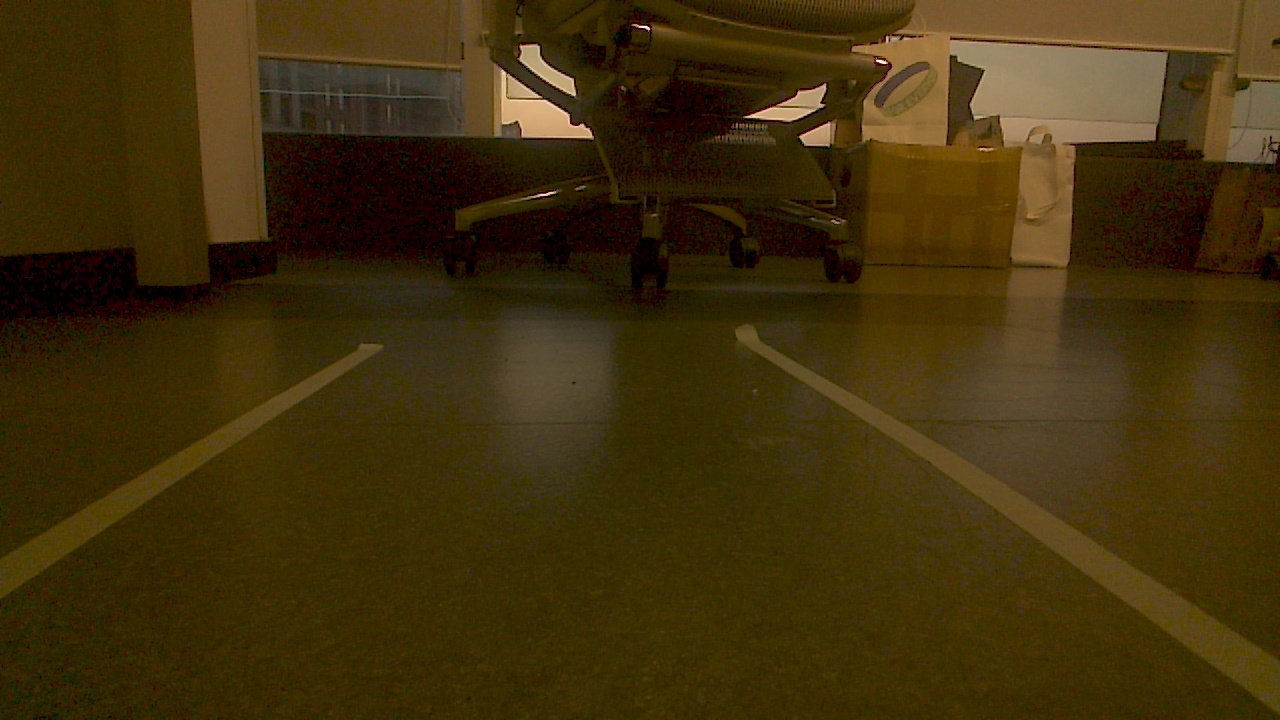
#> input picture test/image_real/bb.jpg, 1280 x 720 px
$ python lane_detect.py
#> lines starting #> are read from the running program, lines starting #| are printed output that depends on the picture; after the words box and inside, x2 and y2 are one past the last pixel; in counts of white or black regions, pixels touching at a corner belong together
#> in main, img is the input picture: shape (720, 1280, 3); mean B, G, R 12.2, 48.5, 65.2
import numpy as np
import cv2
import matplotlib.pyplot as plt
import time


def canny(image):
    gray = cv2.cvtColor(image, cv2.COLOR_BGR2GRAY)
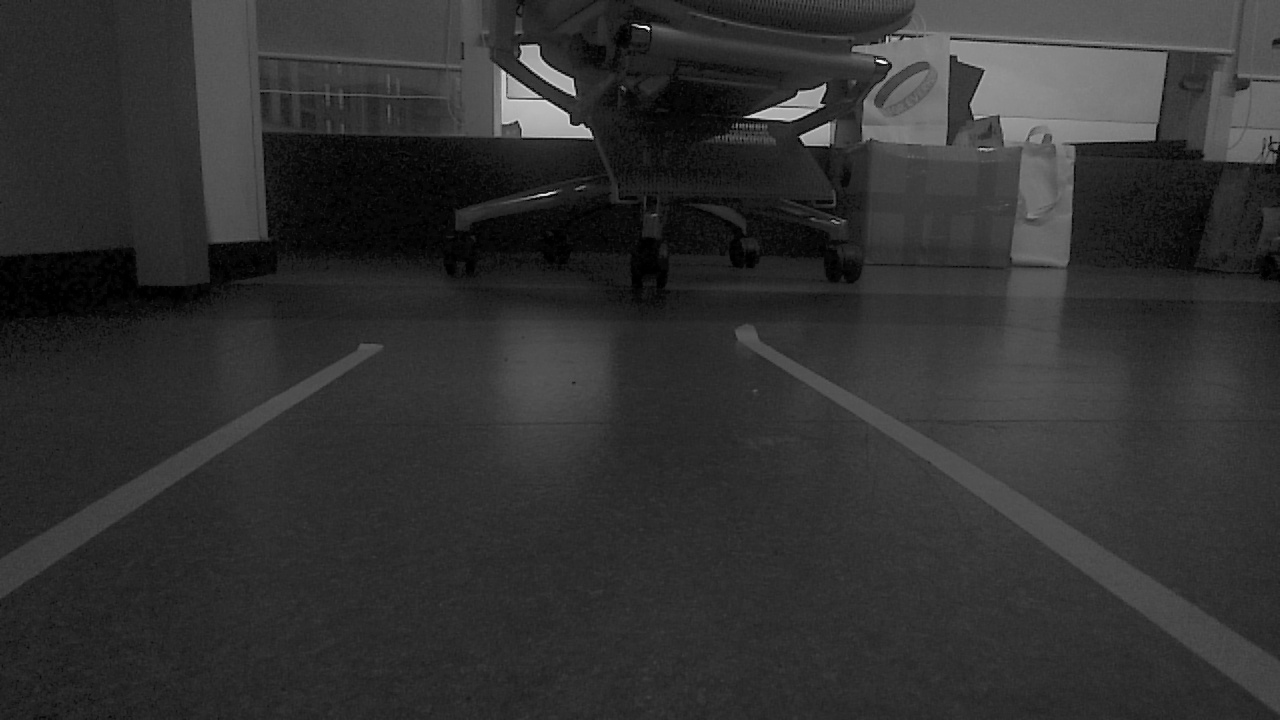
#> gray: shape (720, 1280); min 0, max 253, mean 49.3
    cv2.imwrite('./result/gray.jpg', gray)

    blur = cv2.GaussianBlur(gray, (5, 5), 0)
    cv2.imwrite('./result/blur.jpg', blur)
    plt.imshow(blur)
    plt.show()

    ret, binary1 = cv2.threshold(blur, 100, 255, cv2.cv2.THRESH_BINARY_INV)
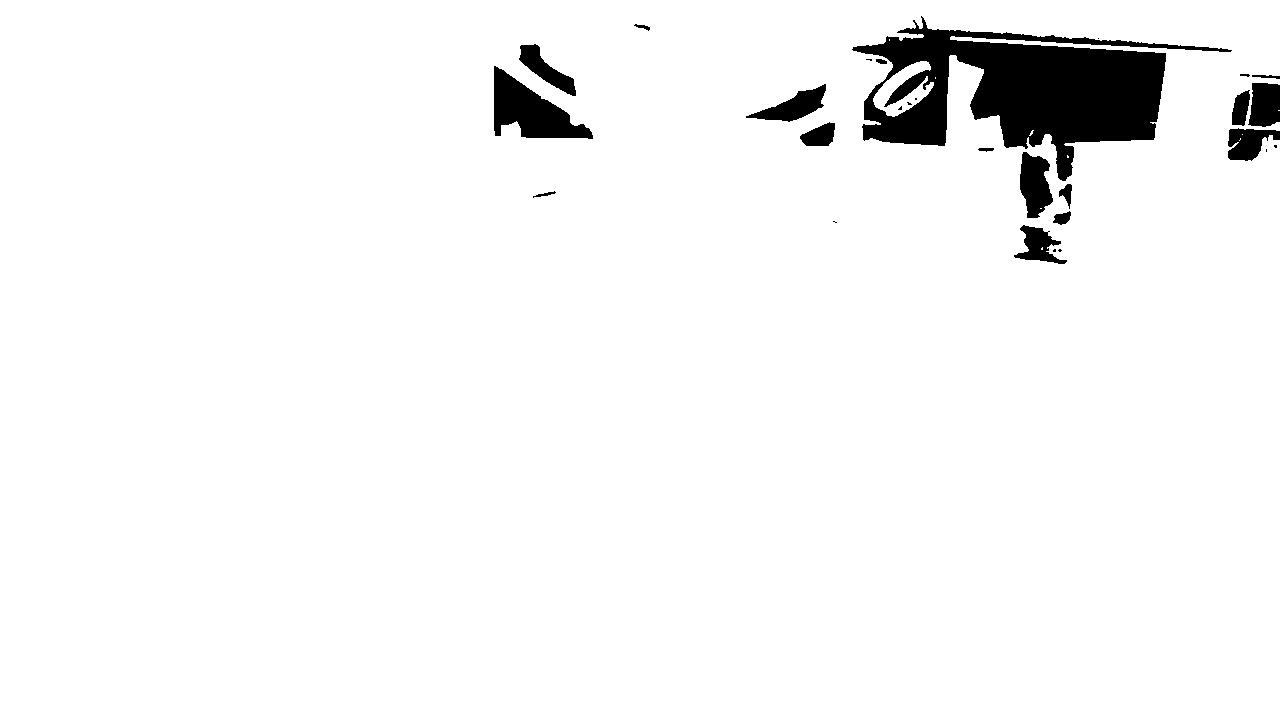
#> binary1: shape (720, 1280); 95.8% white; 28 black regions (10 under 20 px), largest, box (x1, y1, x2, y2) and area: (852, 16, 1232, 181) 26117, (494, 66, 593, 139) 3603, (1020, 152, 1053, 218) 1519
    cv2.imwrite('./result/binary1.jpg', binary1)
    plt.imshow(binary1)

    ret, binary2 = cv2.threshold(binary1, 100, 255, cv2.THRESH_BINARY)
    cv2.imwrite('./result/binary2.jpg', binary2)
    plt.imshow(binary2)
    plt.show()
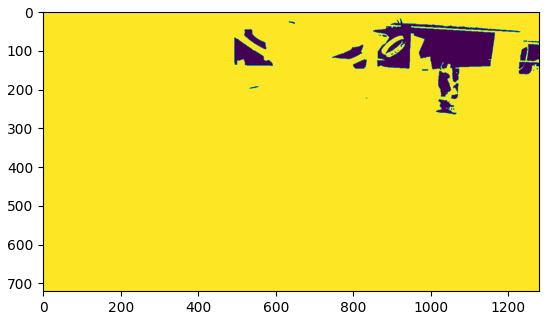
#> figure drawn by matplotlib, 1 panel

    # [5 lines of commented-out code are left out]


def region_of_interest(image):
    return image


def hough_transform(image):
    rho = 1
    theta = np.pi / 180
    threshold = 15
    min_line_len = 40
    max_line_gap = 20
    lines = cv2.HoughLinesP(image, rho, theta, threshold, minLineLength=min_line_len, maxLineGap=max_line_gap)

    print(f'lines: {lines}')

    # cv2.imwrite('./image/hough.jpg', lines)
    return lines


def main():
    img = cv2.imread('./image_real/bb.jpg')
    lane_image = np.copy(img)

    can = canny(lane_image)

    roi = region_of_interest(can)

    hough = hough_transform(roi)


if __name__ == '__main__':
    main()
